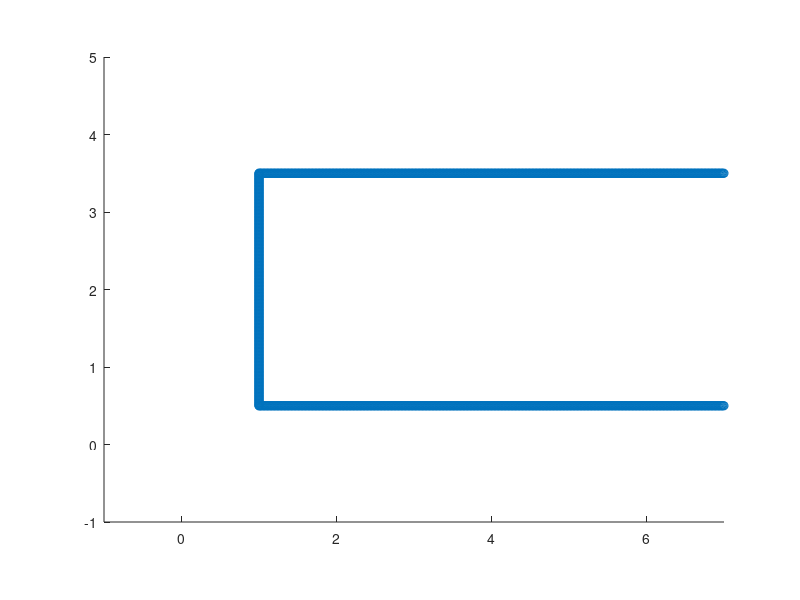

Recreate this plot in MATLAB. (Note: this script raises an error after producing the figure.)

%%
% 以散点图的形式绘制定位结果


figure();
hold on;
axis([-1, 7, -1 , 5]);
axis equal;
pos_hat = [
    6, 3.5;
    1, 3.5;
    1, 0.5;
    6, 0.5; 
];

point_hat_set = [];
for i = 1 : 0.01 : 7
    point_hat_set = [point_hat_set; i, 3.5];
end

for j = 0.5 : 0.01 : 3.5
    point_hat_set = [point_hat_set; 1, j];
end

for i = 1 : 0.01 : 7
    point_hat_set = [point_hat_set; i, 0.5];
end

scatter(point_hat_set(:, 1), point_hat_set(:, 2));
scatter(posiRes(:, 1), posiRes(:, 2), 'blue');
scatter(kal_posiRes(:, 1), kal_posiRes(:, 2), 'r');
scatter(KF.smooth_posiRes(:, 1), KF.smooth_posiRes(:, 2));
scatter(kal_mean_posiRes(:, 1), kal_mean_posiRes(:, 2));
% scatter(mean_posiRes(:, 1), mean_posiRes(:, 2));
% scatter(ftm_posiRes(:, 1), ftm_posiRes(:, 2));
% scatter(ftm_mean_posiRes(:, 1), ftm_mean_posiRes(:, 2));


%%
% 折线图绘制定位中的X结果
figure;
hold on;
plot(posiRes(:, 1));
plot(ftm_posiRes(:, 1));
% plot(ftm_mean_posiRes(:, 1));
legend('原始','intel','mean ');

%%
% 折线图绘制定位中的Y结果
figure;
hold on;
plot(posiRes(:, 2));
plot(ftm_posiRes(:, 2));
plot(ftm_mean_posiRes(:, 2));
legend('原始','intel','mean ');

%%
% 折线图绘制原始 预测 修正后的定位结果
figure;
hold on;
title('X')
plot(KF.X_set(:, 1));
plot(KF.X_set(:, 2));
plot(KF.X_set(:, 3));
legend('观测','预测','修正');

%%
% 折线图绘制原始 预测 修正后的定位结果
figure;
hold on;
title('Y')
plot(KF.X_set(:, 6));
plot(KF.X_set(:, 7));
plot(KF.X_set(:, 8));
legend('观测','预测','修正');

%%
figure;
plot(kalmanDataArr(:, 1:4));
title("X");
% legend('Measured','estimateRes', 'kalmanRes','meanRes','kalmanGain');
legend('Measured','estimateRes', 'kalmanRes','kalmanGain');
%%
figure;
plot(kalmanDataArr(:, 5:8));
title("Y");

% legend('Measured','estimateRes', 'kalmanRes','meanRes','kalmanGain');
legend('Measured','estimateRes', 'kalmanRes','kalmanGain');
%%
% 以三维散点图的形式绘制定位结果


colors = linspace(1, 256, length(posiRes));
% scatter(kalmanPosiRes(:,1),kalmanPosiRes(:,2), [], colors, 'filled');
scatter3(posiRes(:,1),posiRes(:,2), 1:length(posiRes), [], colors, 'filled');
% scatter3(ftm_mean_posiRes(:,1), ftm_mean_posiRes(:,2), 1:length(posiRes), [], colors, 'filled');
